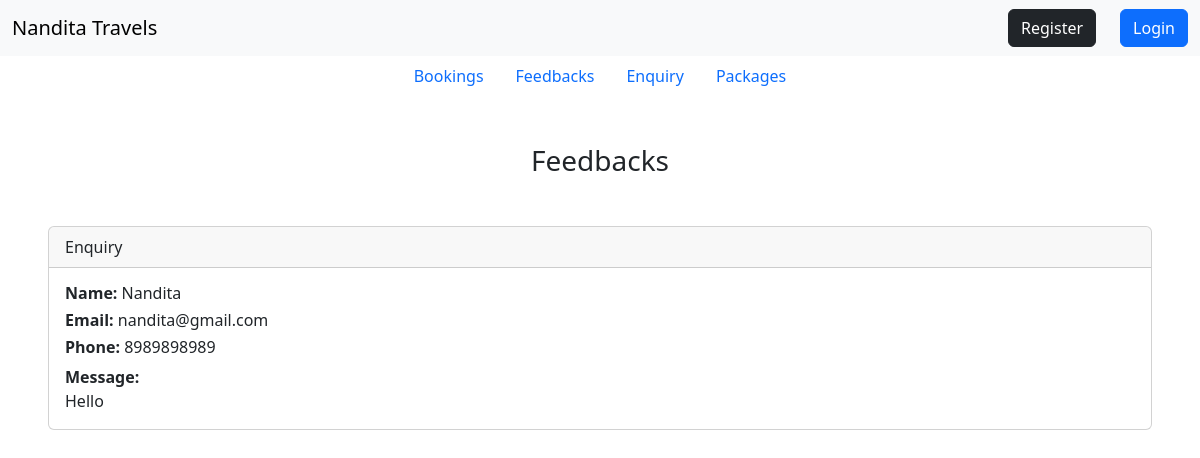
Before: /dashenquiry/ with the older database file.
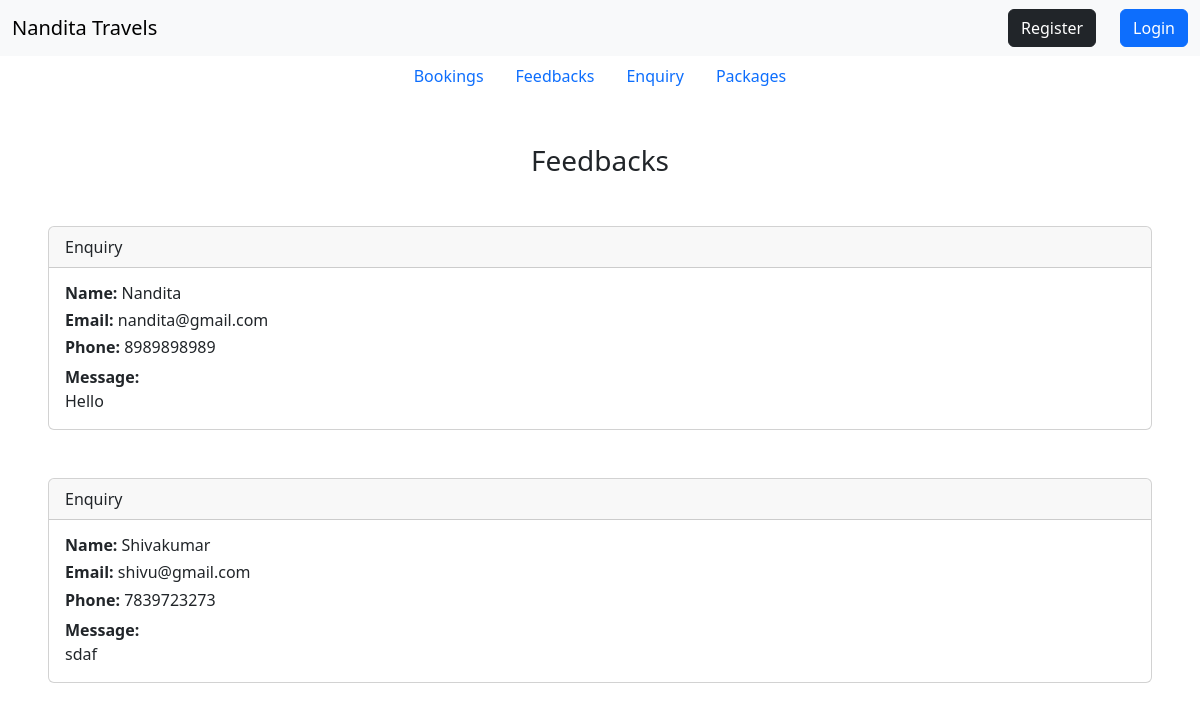
After: the same page with the newer database file.
### home/models.py (models this page shows, shortened)
class Enquiry(models.Model):
    name = models.CharField(max_length=100, blank=False)
    email = models.EmailField(blank=False)
    phone = models.CharField(max_length = 10, blank=False)
    message = models.TextField(blank = False)

### home/views.py (the view)
# urls.py: path('dashenquiry/', views.Dashenquiry, name='dashenquiry'),
def Dashenquiry(request):
    query = Enquiry.objects.all()
    return render(request, 'dashenquery.html', {'query': query})

### template/dashenquery.html
{% extends 'dash.html' %}
{%  block dash %}
<div class="h3 my-5 text-center">Feedbacks</div>
{% for i in query %}
<div class="card m-5">
    <div class="card-header">
      Enquiry
    </div>
    <div class="card-body">
      <h6 class="card-title"><b>Name: </b> {{i.name}}</h6>
      <h6 class="card-title"><b>Email: </b> {{i.email}}</h6>
      <h6 class="card-title"><b>Phone: </b> {{i.phone}}</h6>
      <p class="card-text"><b>Message: <br></b>{{i.message}}</p>
    </div>
  </div>
  {% endfor %}
{% endblock %}

Changed rows visible on the page:
added Enquiry: name "Shivakumar", email "shivu@gmail.com", phone "7839723273", message "sdaf"
